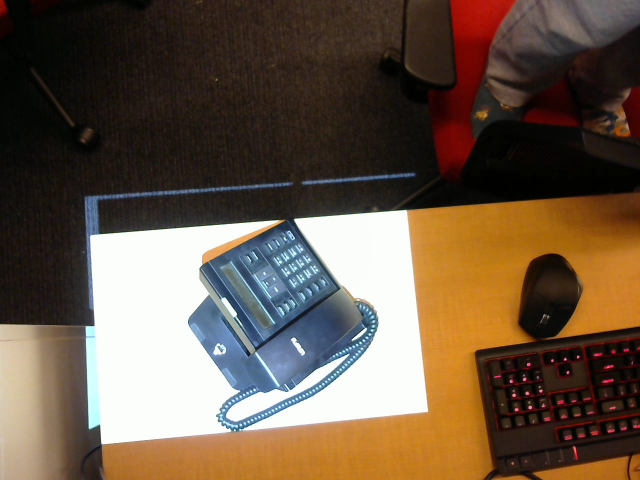
#> input picture HW5/Results/Input/images/pattern000.jpg, 1280 x 960 px, given in place of pattern001.jpg, which was not available (shown at 1/2 size)
$ python reconstruct.py out.png
#> lines starting #> are read from the running program, lines starting #| are printed output that depends on the picture; pictures that were not available may be replaced by others from this repository, and a replacement may not be noted
# ================================================
# Skeleton codes for HW5
# Read the skeleton codes carefully and put all your
# codes into function "reconstruct_from_binary_patterns"
# ================================================

import cv2
import numpy as np
from math import log, ceil, floor
import matplotlib.pyplot as plt
import pickle
import sys

def help_message():
    # Note: it is assumed that "binary_codes_ids_codebook.pckl", "stereo_calibration.pckl",
    # and images folder are in the same root folder as your "generate_data.py" source file.
    # Same folder structure will be used when we test your program

    print("Usage: [Output_Directory]")
    print("[Output_Directory]")
    print("Where to put your output.xyz")
    print("Example usages:")
    print(sys.argv[0] + " ./")

def reconstruct_from_binary_patterns():
    scale_factor = 1.0
    ref_bonus = cv2.imread("images/pattern001.jpg", cv2.IMREAD_COLOR)
#> ref_bonus is the input picture: shape (960, 1280, 3); mean B, G, R 70.5, 87.4, 105.3
    ref_white = cv2.resize(cv2.imread("images/pattern000.jpg", cv2.IMREAD_GRAYSCALE) / 255.0, (0,0), fx=scale_factor,fy=scale_factor)
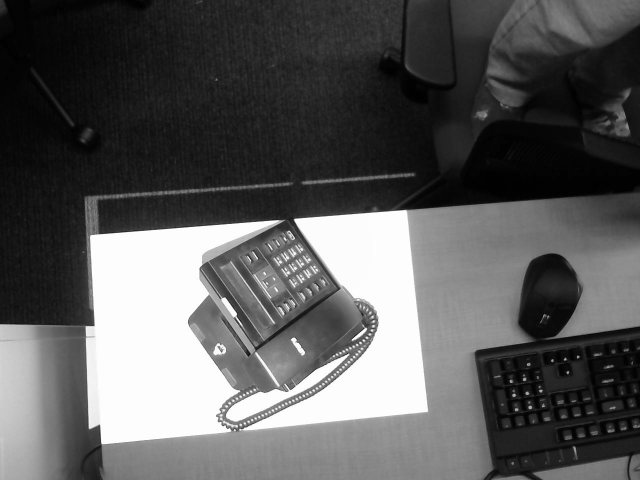
#> ref_white: shape (960, 1280) float64 (shown at 1/2 size); min 0, max 1, mean 0.356
    ref_black = cv2.resize(cv2.imread("images/pattern001.jpg", cv2.IMREAD_GRAYSCALE) / 255.0, (0,0), fx=scale_factor,fy=scale_factor)
    ref_avg   = (ref_white + ref_black) / 2.0
    ref_on    = ref_avg + 0.05 # a threshold for ON pixels
    ref_off   = ref_avg - 0.05 # add a small buffer region

    h,w = ref_white.shape
#> h = 960; w = 1280

    # mask of pixels where there is projection
    proj_mask = (ref_white > (ref_black + 0.05))
#> proj_mask: shape (960, 1280) bool; every value is 0

    scan_bits = np.zeros((h,w), dtype=np.uint16)

    # analyze the binary patterns from the camera
    for i in range(0,15):
        # read the file
        patt_gray = cv2.resize(cv2.imread("images/pattern%03d.jpg"%(i+2), cv2.IMREAD_GRAYSCALE) / 255.0, (0,0), fx=scale_factor,fy=scale_factor)
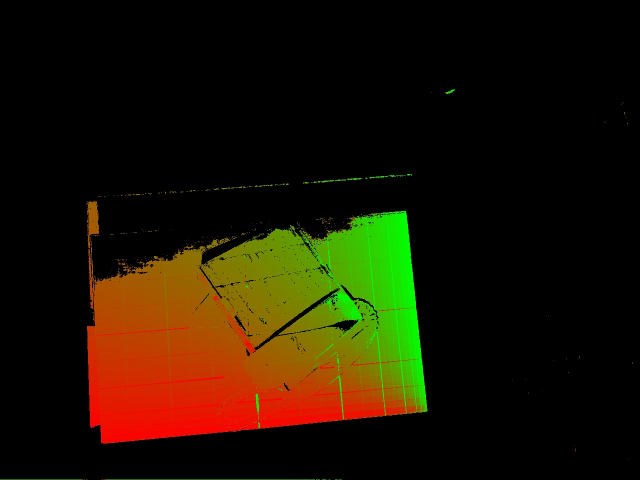
#> input picture HW5/Results/Output/correspondence.jpg, 1280 x 960 px, given in place of pattern002.jpg, which was not available (shown at 1/2 size)
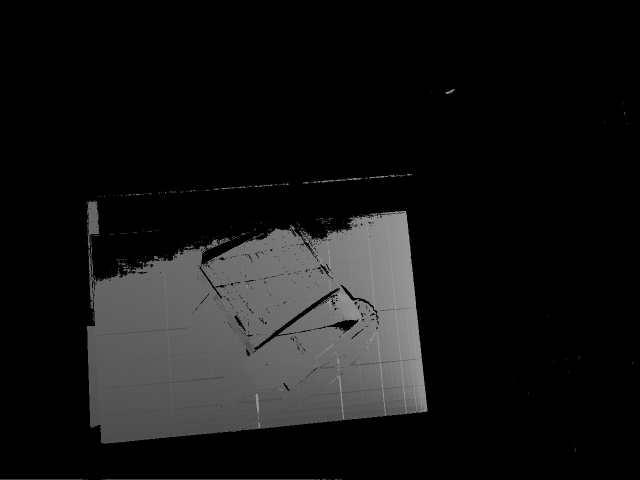
#> patt_gray: shape (960, 1280) float64 (shown at 1/2 size); min 0, max 0.608, mean 0.0815

        # mask where the pixels are ON
        on_mask = (patt_gray > ref_on) & proj_mask

        # this code corresponds with the binary pattern code
        bit_code = np.uint16(1 << i)

        # TODO: populate scan_bits by putting the bit_code according to on_mask
        scan_bits[on_mask == True] |= bit_code
#> scan_bits: shape (960, 1280) uint16; every value is 0

    print("load codebook")
    # the codebook translates from <binary code> to (x,y) in projector screen space
    with open("binary_codes_ids_codebook.pckl","r") as f:
        binary_codes_ids_codebook = pickle.load(f)

    corresp_image = np.zeros((960,1280,3), np.uint8)
    colormesh = []
    camera_points = []
    projector_points = []
    for x in range(w):
        for y in range(h):
            if not proj_mask[y,x]:
                continue # no projection here
            if scan_bits[y,x] not in binary_codes_ids_codebook:
                continue # bad binary code

            # TODO: use binary_codes_ids_codebook[...] and scan_bits[y,x] to
            # TODO: find for the camera (x,y) the projector (p_x, p_y).
            # TODO: store your points in camera_points and projector_points
            x_p = binary_codes_ids_codebook[scan_bits[y,x]][0]
            y_p = binary_codes_ids_codebook[scan_bits[y,x]][1]
            if x_p >= 1279 or y_p >= 799: # filter
                continue

            camera_points.append((x/2.0,y/2.0))
            projector_points.append((x_p,y_p))
            colormesh.append((ref_bonus[y][x][2], ref_bonus[y][x][1], ref_bonus[y][x][0]))
            corresp_image[y,x][2] = x_p*255/(x_p+y_p)
            corresp_image[y,x][1] = y_p*255/(x_p+y_p)
            # IMPORTANT!!! : due to differences in calibration and acquisition - divide the camera points by 2

    # now that we have 2D-2D correspondances, we can triangulate 3D points!

    # load the prepared stereo calibration between projector and camera
    with open("stereo_calibration.pckl","r") as f:
        d = pickle.load(f)
        camera_K    = d['camera_K']
        camera_d    = d['camera_d']
        projector_K = d['projector_K']
        projector_d = d['projector_d']
        projector_R = d['projector_R']
        projector_t = d['projector_t']

    # TODO: use cv2.undistortPoints to get normalized points for camera, use camera_K and camera_d
    # TODO: use cv2.undistortPoints to get normalized points for projector, use projector_K and projector_d
    #Reference: https://programtalk.com/python-examples/cv2.undistortPoints/
    camera_uv = np.array(camera_points, dtype=np.float32)
    cam_pts = camera_uv.size / 2
    camera_uv.shape = (cam_pts, 1, 2)
    # print camera_uv
    camera_norm = cv2.undistortPoints(camera_uv, camera_K, camera_d,P=camera_K)
    # print 'camera_norm',camera_norm

    proj_uv = np.array(projector_points, dtype=np.float32)
    proj_pts = proj_uv.size / 2
    proj_uv.shape = (proj_pts, 1, 2)
    # print proj_uv.shape
    proj_norm = cv2.undistortPoints(proj_uv, projector_K, projector_d,P=projector_K)
    # print 'proj_norm',proj_norm


    # TODO: use cv2.triangulatePoints to triangulate the normalized points
    P0 = np.dot(camera_K, np.array([ [1,0,0,0],
                [0,1,0,0],
                [0,0,1,0]   ]))

    P1 = np.concatenate((np.dot(projector_K,projector_R),np.dot(projector_K,projector_t)), axis = 1)
    triang_res = cv2.triangulatePoints(P0, P1, camera_norm, proj_norm)


    # TODO: use cv2.convertPointsFromHomogeneous to get real 3D points
    points_3d = cv2.convertPointsFromHomogeneous(triang_res.T)


	# TODO: name the resulted 3D points as "points_3d"
    count = 0
    color_3d = []
    mask_3d = []
    for i in range(points_3d.shape[0]):
        if (points_3d[i][0][2] > 200) & (points_3d[i][0][2] < 1400):
            mask_3d.append((round(points_3d[i][0][0]), round(points_3d[i][0][1]), round(points_3d[i][0][2])))
            color_3d.append((colormesh[i]))
            count = count + 1

    # print 'count', count
    ans = np.array(mask_3d)
    final_3d = ans.reshape(ans.shape[0],-1).reshape(ans.shape[0],1,3)
    # print final_3d.shape

    #################################################################################################
    #Bonus Question Enable
    bonus(corresp_image, final_3d, color_3d)
    #################################################################################################

    return final_3d

def write_3d_points(points_3d):

    # ===== DO NOT CHANGE THIS FUNCTION =====

    print("write output point cloud")
    print(points_3d.shape)
    output_name = sys.argv[1] + "output.xyz"
    with open(output_name,"w") as f:
        for p in points_3d:
            f.write("%d %d %d\n"%(p[0,0],p[0,1],p[0,2]))

    return

def bonus(corresp_image, points_3d, color_3d):

    # ===== DO NOT CHANGE THIS FUNCTION =====

    output_name =  sys.argv[1] + "correspondence.jpg"
    cv2.imwrite(output_name, corresp_image)

    print("write output point cloud")
    print(points_3d.shape)
    output_name = sys.argv[1] + "output_color.xyz"
    with open(output_name,"w") as f:
        for p,c in zip(points_3d, color_3d):
            f.write("%d %d %d %d %d %d\n"%(p[0,0],p[0,1],p[0,2],c[0],c[1],c[2]))

    return

if __name__ == '__main__':

	# ===== DO NOT CHANGE THIS FUNCTION =====

	# validate the input arguments
    if (len(sys.argv) != 2):
        help_message()
        sys.exit()

#> (the run stopped early here; a loop or call above may not have finished)
